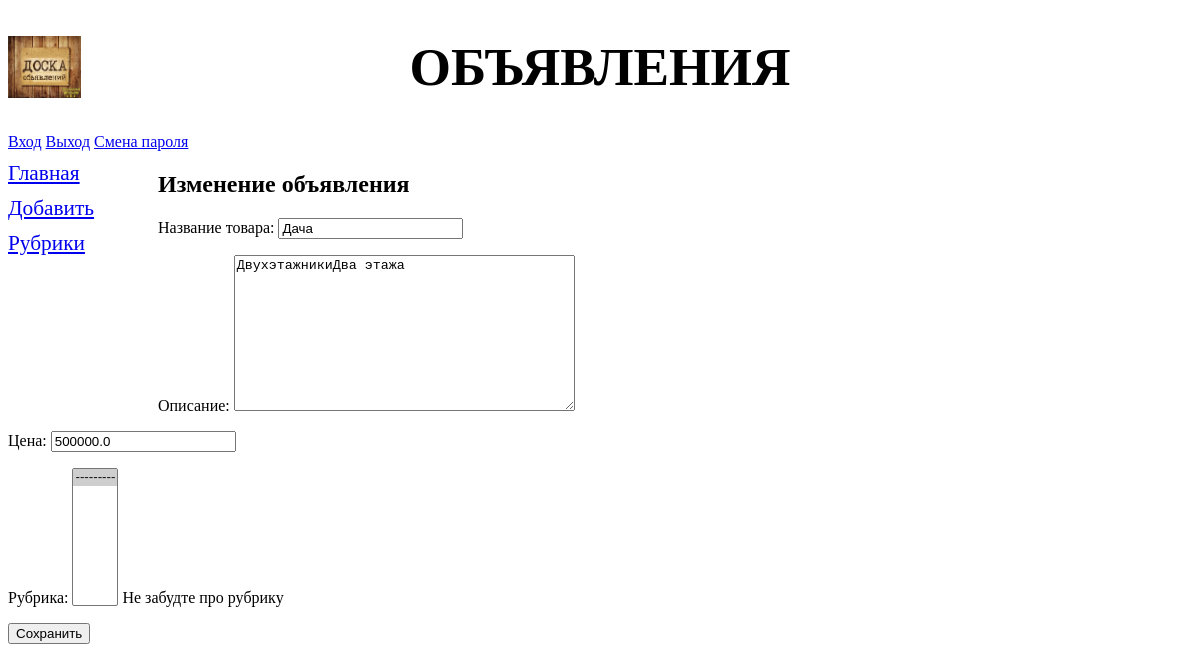
Before: /bboard/update/1/ with the older database file.
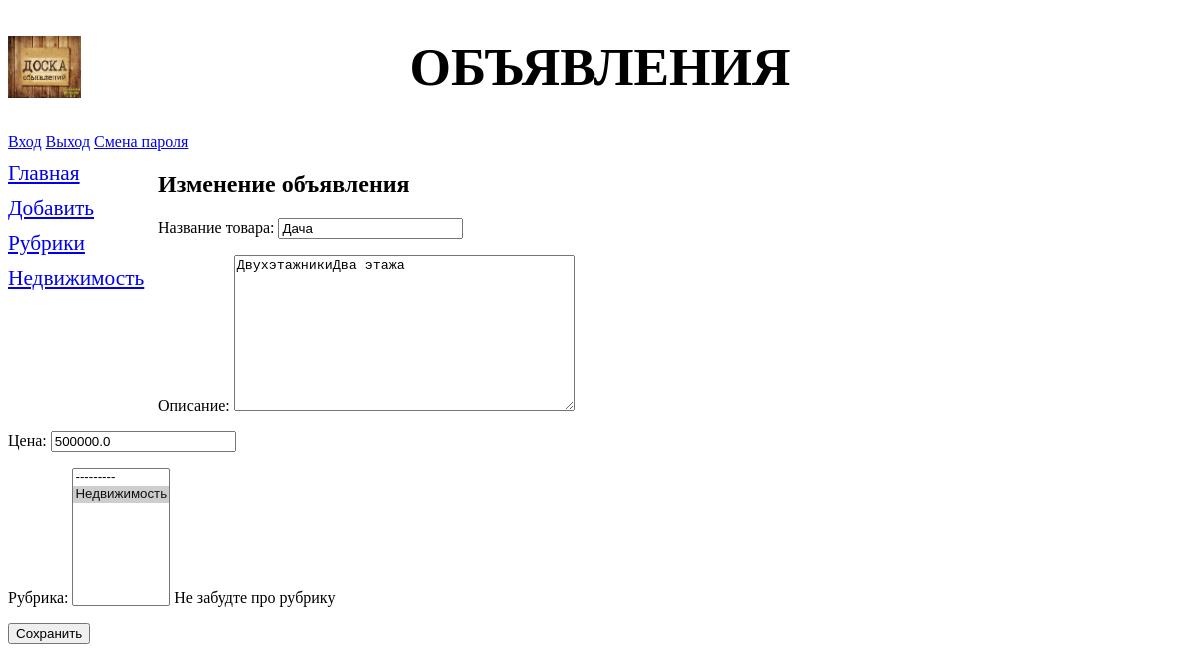
After: the same page with the newer database file.
### bboard/models.py (models this page shows)
class Bb(models.Model):
    title = models.CharField(max_length=50, verbose_name='Товар')
    content = models.TextField(null=True, blank=True, verbose_name='Описание')
    price = models.FloatField(null=True, blank=True, verbose_name='Цена')
    published = models.DateTimeField(auto_now_add=True, db_index=True, verbose_name='Опубликовано')
    rubric = models.ForeignKey('Rubric', null=True, on_delete=models.PROTECT, verbose_name='Рубрика')
    objects = models.Manager()
    reverse = BbManager()
    class Meta:
        verbose_name_plural = 'Объявления'
        verbose_name = 'Объявление'
        ordering = ['-published']

class Rubric(models.Model):
    name = models.CharField(max_length=20, db_index=True, verbose_name='Название')
    order = models.SmallIntegerField(default=0, db_index=True)
    objects = models.Manager()
    bbs = RubricManager()
    def __str__(self):
        return self.name
    class Meta:
        verbose_name_plural = 'Рубрики'
        verbose_name = 'Рубрика'
        ordering = ['order', 'name']

### bboard/views.py (the view)
# urls.py: path('update/<int:pk>/', BbEditView.as_view(), name='update'),
class BbEditView(UpdateView):
    model = Bb
    form_class = BbForm
    success_url = '/bboard/'
    def get_context_data(self, *args, **kwargs):
        context = super().get_context_data(*args, **kwargs)
        context['rubrics'] = Rubric.objects.all()
        return context

### bboard/forms.py (shortened to what this page needs)
class BbForm(forms.ModelForm):
    title = forms.CharField(label='Название товара', validators=[validators.RegexValidator(regex='^.{4,}$')],
                            error_messages={'invalid': 'Короткое название'})
    price = forms.DecimalField(label='Цена', decimal_places=2)
    rubric = forms.ModelChoiceField(queryset=Rubric.objects.all(), label='Рубрика',
                                    help_text='Не забудте про рубрику', widget=forms.widgets.Select(attrs={'size': 8}))
    class Meta:
        model = Bb
        fields = ('title', 'content', 'price', 'rubric')
        labels = {'title': 'Название товара'}

### bboard/templates/bboard/bb_form.html (shortened to what this page needs)
{% extends "layout/base.html" %}
{% block content %}
<h2>Изменение объявления</h2>
<form method="post">
    {{ form.as_p }}
    <input type="submit" value="Сохранить">
</form>
{% endblock %}

### bboard/templates/layout/base.html (shortened to what this page needs)
<!DOCTYPE html>
{% load static %}
<html lang="ru">
<head>
    <link rel="stylesheet" type="text/css" href="{% static 'bboard/style.css' %}">
</head>
<body>
    <header>
        <h1>Объявления</h1>
        <a href="{% url 'login' %}">Вход</a>
        <a href="{% url 'logout' %}">Выход</a>
        <a href="{% url 'password_change' %}">Смена пароля</a>
    </header>
    <nav>
        <a href="{% url 'index' %}">Главная</a>
        <a href="{% url 'add' %}">Добавить</a>
        <a href="{% url 'rubrics' %}">Рубрики</a>
        {% for rubric in rubrics %}
        <a href="{% url 'by_rubric' rubric.pk %}">
            {{ rubric.name }}</a>
        {% endfor %}
    </nav>
    <section>
        {% block content %}
        {% endblock %}
    </section>
</body>
</html>

Changed rows visible on the page:
added Rubric: name "Недвижимость"
changed Bb "Дача": rubric "--------- ☑" → "--------- / Недвижимость ☑"
